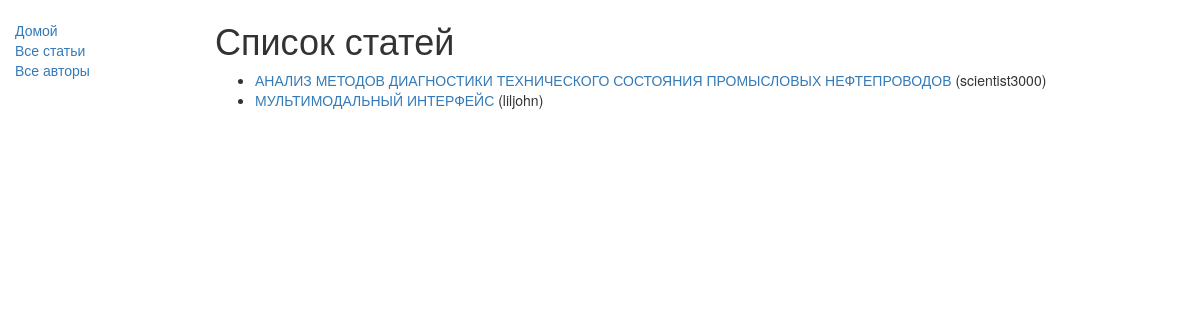
Screenshot of /blog/articles/ with the database file from the repository.
### blog/models.py (models this page shows, shortened)
class Article(models.Model):
    title = models.CharField(max_length=100, help_text="Введите название статьи")
    author = models.ForeignKey('Author', on_delete=models.SET_NULL, null=True, help_text="Выберите автора")
    date_of_writing = models.DateField(help_text="Выберите дату написания")
    description = models.CharField(max_length=300, help_text="Введите описание")
    text_of_article = models.TextField(help_text="Введите текст статьи", default="В процессе написания...")
    def get_absolute_url(self):
        return reverse('article_detail', args=[str(self.id)])

class Author(models.Model):
    nickname = models.CharField(max_length=30, help_text="Введите никнейм")
    date_of_birth = models.DateField(help_text="Введите дату рождения")
    def __str__(self):
        return self.nickname

### blog/views.py (the view)
def articles_list(request):
    obj = Article.objects.all()
    return render(
        request,
        'articles_list.html',
        context={'articles_list': obj},
    )

### blog/templates/articles_list.html
{% extends "base_page.html" %}
{% block content %}
    <h1>Список статей</h1>
    {% if articles_list %}
    <ul>
      {% for article in articles_list %}
      <li>
        <a href="{{ article.get_absolute_url }}">{{ article.title }}</a> ({{article.author}})
      </li>
      {% endfor %}
    </ul>
    {% else %}
      <p>Статьи не найдены.</p>
    {% endif %}
{% endblock %}

### blog/templates/base_page.html (shortened to what this page needs)
<!DOCTYPE html>
<html lang="en">
<head>
  <link rel="stylesheet" href="https://maxcdn.bootstrapcdn.com/bootstrap/3.3.7/css/bootstrap.min.css">
  {% load static %}
  <link rel="stylesheet" href="{% static 'css/styles.css' %}">
</head>
<body>
  <div class="container-fluid">
    <div class="row">
      <div class="col-sm-2">
      {% block sidebar %}
      <ul class="sidebar-nav">
          <li><a href="{% url 'home_page' %}">Домой</a></li>
          <li><a href="{% url 'articles_list' %}">Все статьи</a></li>
          <li><a href="{% url 'authors_list' %}">Все авторы</a></li>
      </ul>
     {% endblock %}
      </div>
      <div class="col-sm-10 ">
      {% block content %}{% endblock %}
      </div>
    </div>
  </div>
</body>
</html>

### blog/static/css/styles.css (style rules this page uses)
.sidebar-nav { margin-top: 20px; padding: 0; list-style: none; }

### rows the page displays
Article: title "АНАЛИЗ МЕТОДОВ ДИАГНОСТИКИ ТЕХНИЧЕСКОГО СОСТОЯНИЯ ПРОМЫСЛОВЫХ НЕФТЕПРОВОДОВ", author "scientist3000"
Article: title "МУЛЬТИМОДАЛЬНЫЙ ИНТЕРФЕЙС", author "liljohn"
